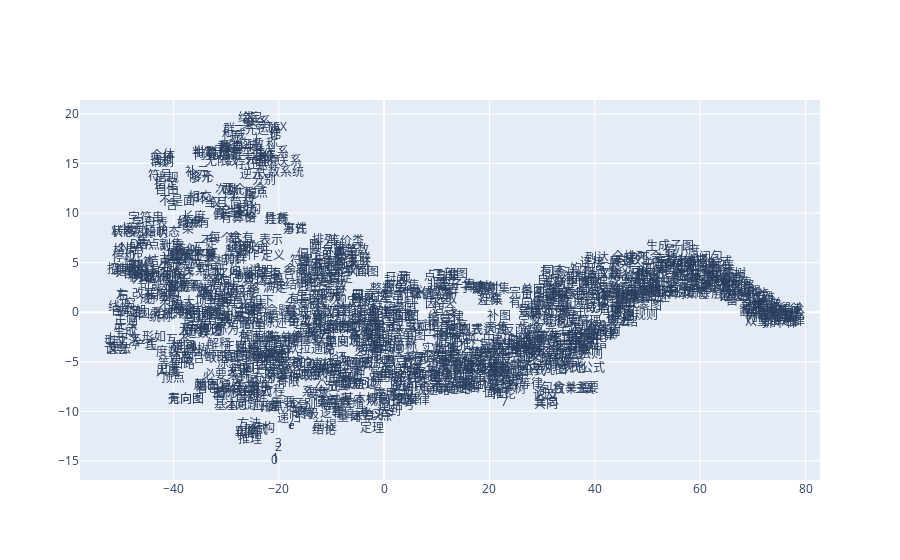

The notebook cell this image was saved under:
### Code cell
%matplotlib inline
import matplotlib.pyplot as plt
from sklearn.decomposition import IncrementalPCA    # inital reduction
from sklearn.manifold import TSNE                   # final reduction
import numpy as np                                  # array handling


def reduce_dimensions(model):
    num_dimensions = 2  # final num dimensions (2D, 3D, etc)

    vectors = [] # positions in vector space
    labels = [] # keep track of words to label our data again later
    for word in model.wv.vocab:
        vectors.append(model.wv[word])
        labels.append(word)

    # convert both lists into numpy vectors for reduction
    vectors = np.asarray(vectors)
    labels = np.asarray(labels)

    # reduce using t-SNE
    vectors = np.asarray(vectors)
    tsne = TSNE(n_components=num_dimensions, random_state=0)
    vectors = tsne.fit_transform(vectors)

    x_vals = [v[0] for v in vectors]
    y_vals = [v[1] for v in vectors]
    return x_vals, y_vals, labels


x_vals, y_vals, labels = reduce_dimensions(model)

def plot_with_plotly(x_vals, y_vals, labels, plot_in_notebook=True):
    from plotly.offline import init_notebook_mode, iplot, plot
    import plotly.graph_objs as go

    trace = go.Scatter(x=x_vals, y=y_vals, mode='text', text=labels)
    data = [trace]

    if plot_in_notebook:
        init_notebook_mode(connected=True)
        iplot(data, filename='word-embedding-plot')
    else:
        plot(data, filename='word-embedding-plot.html')


def plot_with_matplotlib(x_vals, y_vals, labels):
    import matplotlib.pyplot as plt
    import random

    random.seed(0)

    plt.figure(figsize=(12, 12))
    plt.scatter(x_vals, y_vals)

    #
    # Label randomly subsampled 25 data points
    #
    indices = list(range(len(labels)))
    selected_indices = random.sample(indices, 25)
    for i in selected_indices:
        plt.annotate(labels[i], (x_vals[i], y_vals[i]))

try:
    get_ipython()
except Exception:
    plot_function = plot_with_matplotlib
else:
    plot_function = plot_with_plotly

plot_function(x_vals, y_vals, labels)
plt.show()

### Figure 1 — Plotly figure (JSON) as saved in the notebook; plotly's stock layout.template omitted (floating-point values rounded to 4 significant figures; data arrays with more than 128 entries replaced by an {"elided": "..."} marker saying what was removed)
{"data": [{"mode": "text", "text": {"elided": "840 str values"}, "x": {"elided": "840 float values"}, "y": {"elided": "840 float values"}, "type": "scatter"}], "layout": {}}
